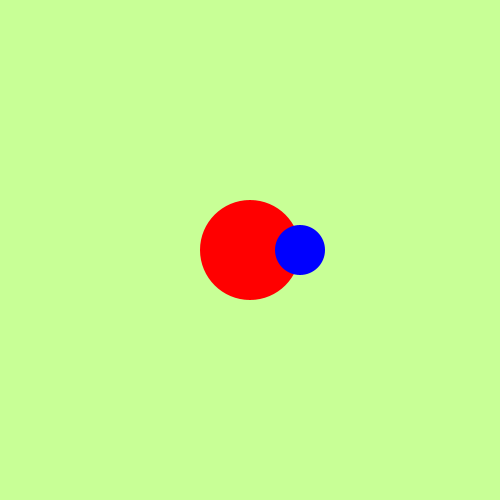
Frame 1 (no input)
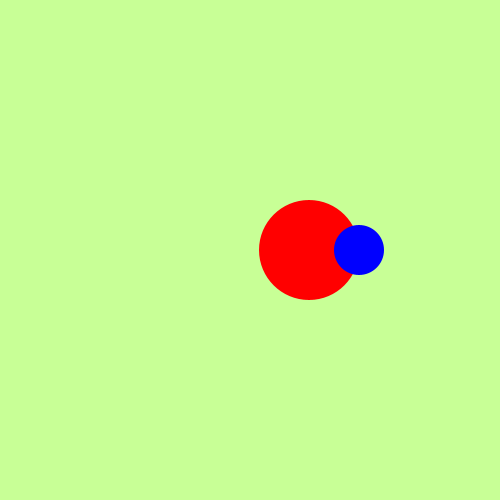
Frame 60 (the mouse pressed at the canvas centre just before this capture)
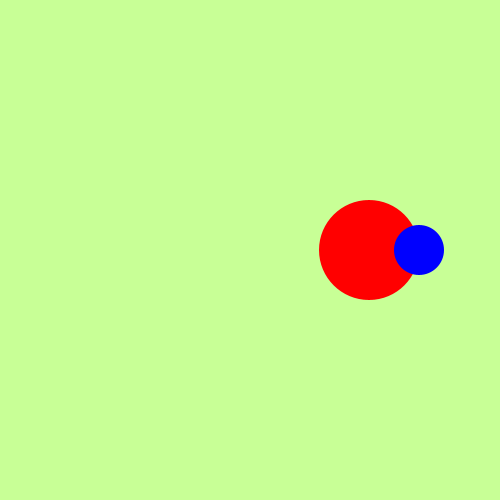
Frame 120 (the mouse held since frame 60 and released just before this capture)

The Processing sketch that drew these frames (run headless with seeded random() and noise(); from frame 60 on, the mouse is pressed at the canvas centre):

// Processing sketch: Week02Exercise4
// ── Week02Exercise4.pde
// Put your variables here
int xPos = 250;
int yPos = 250;

void setup(){
  size(500,500);
  // Set the starting values here.
}


void draw(){
  background(200,255,150);
  noStroke();
  
  fill(255,0,0);
  ellipse(xPos, yPos, 100, 100);
  
  fill(0,0,255);
  ellipse(xPos + 50, 250, 50, 50);
  
  xPos = xPos + 1;
}
